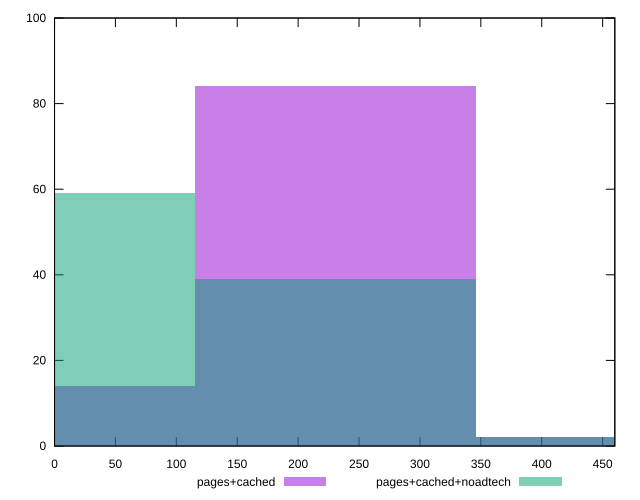

Reproduce this figure in gnuplot.
reset

$pagesCached <<EOF
230.93385276826754 84
0 14
461.8677055365351 2
EOF

$pagesCachedNoadtech <<EOF
230.93385276826754 39
0 59
461.8677055365351 2
EOF

set key outside below
set boxwidth 230.93385276826754
set xrange [0:460]
set yrange [0:100]
set trange [0:100]
set style fill transparent solid 0.5 noborder
set terminal svg size 640, 500 enhanced background rgb 'white'
set output "report_00013_2021-02-09T12-04-24.940Z/offscreen-images/comparison/histogram/1_vs_2.svg"

plot $pagesCached title "pages+cached" with boxes, \
     $pagesCachedNoadtech title "pages+cached+noadtech" with boxes

reset
